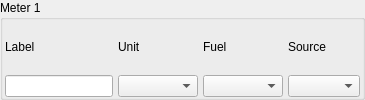
          <widget class="QGroupBox" name="meter1GroupBox">
           <property name="title">
            <string>Meter 1</string>
           </property>
           <layout class="QGridLayout" name="gridLayout_2">
            <property name="leftMargin">
             <number>2</number>
            </property>
            <property name="topMargin">
             <number>0</number>
            </property>
            <property name="rightMargin">
             <number>2</number>
            </property>
            <property name="bottomMargin">
             <number>0</number>
            </property>
            <property name="horizontalSpacing">
             <number>5</number>
            </property>
            <property name="verticalSpacing">
             <number>1</number>
            </property>
            <item row="0" column="0">
             <widget class="QLabel" name="meter1Label">
              <property name="text">
               <string>Label</string>
              </property>
             </widget>
            </item>
            <item row="0" column="1">
             <widget class="QLabel" name="meter1UnitLabel">
              <property name="text">
               <string>Unit</string>
              </property>
             </widget>
            </item>
            <item row="0" column="2">
             <widget class="QLabel" name="meter1FuelLabel">
              <property name="text">
               <string>Fuel</string>
              </property>
             </widget>
            </item>
            <item row="0" column="3">
             <widget class="QLabel" name="meter1SourceLabel">
              <property name="text">
               <string>Source</string>
              </property>
             </widget>
            </item>
            <item row="1" column="0">
             <widget class="QLineEdit" name="meter1LabelLineEdit">
              <property name="minimumSize">
               <size>
                <width>60</width>
                <height>0</height>
               </size>
              </property>
             </widget>
            </item>
            <item row="1" column="1">
             <widget class="QComboBox" name="meter1UnitComboBox">
              <property name="sizePolicy">
               <sizepolicy hsizetype="Expanding" vsizetype="Fixed">
                <horstretch>0</horstretch>
                <verstretch>0</verstretch>
               </sizepolicy>
              </property>
              <property name="minimumSize">
               <size>
                <width>80</width>
                <height>0</height>
               </size>
              </property>
             </widget>
            </item>
            <item row="1" column="2">
             <widget class="QComboBox" name="meter1FuelComboBox">
              <property name="sizePolicy">
               <sizepolicy hsizetype="Expanding" vsizetype="Fixed">
                <horstretch>0</horstretch>
                <verstretch>0</verstretch>
               </sizepolicy>
              </property>
              <property name="minimumSize">
               <size>
                <width>80</width>
                <height>0</height>
               </size>
              </property>
              <property name="sizeAdjustPolicy">
               <enum>QComboBox::SizeAdjustPolicy::AdjustToContents</enum>
              </property>
             </widget>
            </item>
            <item row="1" column="3">
             <widget class="QComboBox" name="meter1SourceComboBox"/>
            </item>
           </layout>
          </widget>
